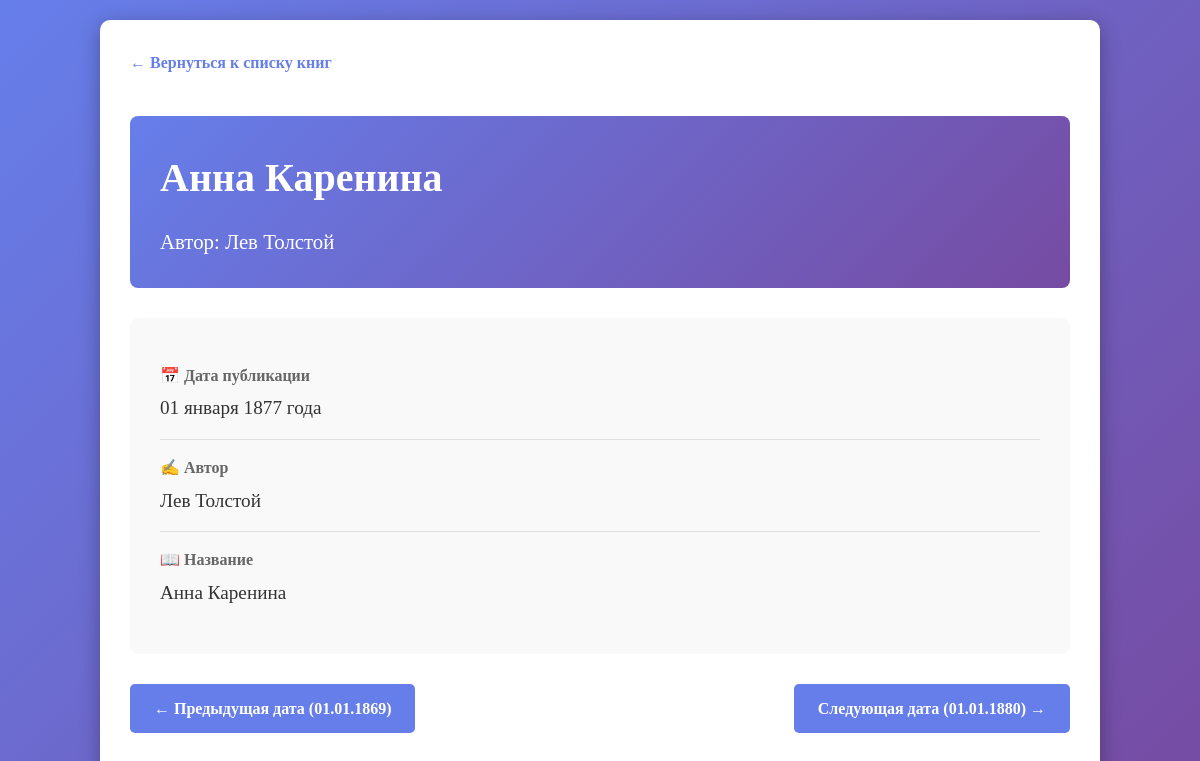
The page /books/1877-01-01/ on the database its author committed.
### books/models.py (models this page shows, shortened)
class Book(models.Model):
    name = models.CharField(max_length=200, verbose_name='Название')
    author = models.CharField(max_length=200, verbose_name='Автор')
    pub_date = models.DateField(verbose_name='Дата публикации')
    class Meta:
        verbose_name = 'Книга'
        verbose_name_plural = 'Книги'
        ordering = ['pub_date']

### books/views.py (the view)
# urls.py: path('books/<str:pub_date>/', book_detail, name='book_detail'),
def book_detail(request, pub_date):
    book = get_object_or_404(Book, pub_date=pub_date)
    books_on_date = Book.objects.filter(pub_date=pub_date)
    previous_book = Book.objects.filter(pub_date__lt=pub_date).order_by('-pub_date').first()
    next_book = Book.objects.filter(pub_date__gt=pub_date).order_by('pub_date').first()
    context = {
        'book': book,
        'books_on_date': books_on_date,
        'previous_date': previous_book.pub_date if previous_book else None,
        'next_date': next_book.pub_date if next_book else None,
    }
    return render(request, 'books/book_detail.html', context)

### books/templates/books/book_detail.html (shortened to what this page needs)
{% extends 'books/base.html' %}
{% block content %}
<a href="{% url 'books:book_list' %}" class="back-link">← Вернуться к списку книг</a>
<div class="book-detail">
    <div class="book-header">
        <h2>{{ book.name }}</h2>
        <p style="font-size: 1.3em;">Автор: {{ book.author }}</p>
    </div>
    <div class="book-info">
        <div class="info-row">
            <div class="info-label">📅 Дата публикации</div>
            <div class="info-value">{{ book.pub_date|date:"d E Y года" }}</div>
        </div>
        <div class="info-row">
            <div class="info-label">✍️ Автор</div>
            <div class="info-value">{{ book.author }}</div>
        </div>
        <div class="info-row">
            <div class="info-label">📖 Название</div>
            <div class="info-value">{{ book.name }}</div>
        </div>
    </div>
    <div class="navigation">
        {% if previous_date %}
            <a href="{% url 'books:book_detail' previous_date %}" class="nav-btn">
                ← Предыдущая дата ({{ previous_date|date:"d.m.Y" }})
            </a>
        {% else %}
            <span class="nav-btn disabled">← Предыдущая дата</span>
        {% endif %}
        {% if next_date %}
            <a href="{% url 'books:book_detail' next_date %}" class="nav-btn">
                Следующая дата ({{ next_date|date:"d.m.Y" }}) →
            </a>
        {% else %}
            <span class="nav-btn disabled">Следующая дата →</span>
        {% endif %}
    </div>
</div>
{% endblock %}

### books/templates/books/base.html (style rules this page uses)
* { margin: 0; padding: 0; box-sizing: border-box; }
body { font-family: 'Georgia', serif; line-height: 1.6; padding: 20px; background: linear-gradient(135deg, #667eea 0%, #764ba2 100%); min-height: 100vh; }
.back-link { display: inline-block; margin-bottom: 20px; color: #667eea; text-decoration: none; font-weight: bold; }

### books/templates/books/book_detail.html (style rules this page uses)
.book-detail { padding: 20px 0; }
.book-header { margin-bottom: 30px; padding: 30px; background: linear-gradient(135deg, #667eea 0%, #764ba2 100%); color: white; border-radius: 8px; }
.book-header h2 { font-size: 2.5em; margin-bottom: 15px; }
.book-info { background: #f9f9f9; padding: 30px; border-radius: 8px; margin-bottom: 20px; }
.info-row { padding: 15px 0; border-bottom: 1px solid #e0e0e0; }
.info-row:last-child { border-bottom: none; }
.info-label { color: #666; font-weight: bold; margin-bottom: 5px; }
.info-value { color: #333; font-size: 1.2em; }
.navigation { display: flex; justify-content: space-between; margin-top: 30px; gap: 10px; }
.nav-btn { padding: 12px 24px; background: #667eea; color: white; text-decoration: none; border-radius: 5px; font-weight: bold; transition: all 0.3s; display: inline-block; }

### rows shown on the page
Book: name "Анна Каренина", author "Лев Толстой", pub_date "01 января 1877 года"
Book: pub_date "01.01.1869"
Book: pub_date "01.01.1880"
